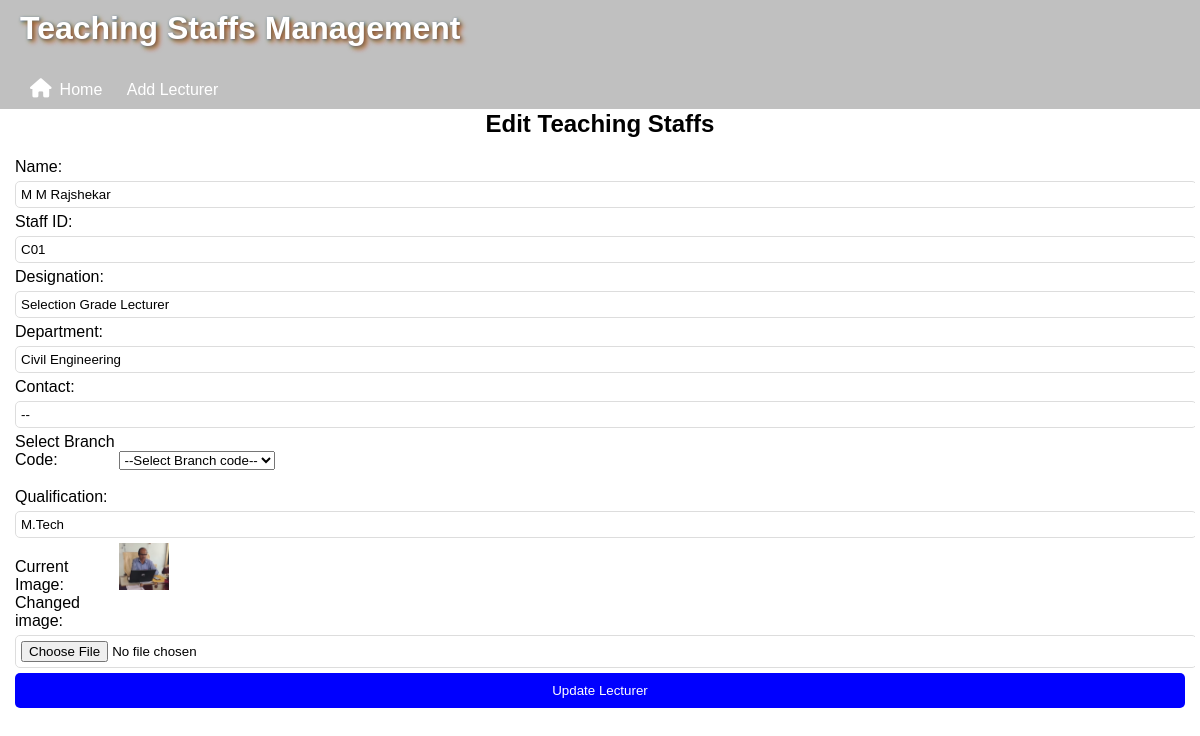
Screenshot of /lecturers/edit/7?query= (signed in) with the database file from the repository.
### models.py (models this page shows)
class Lecturer(db.Model):
    id = db.Column(db.Integer, primary_key=True)
    name = db.Column(db.String(100), nullable=False)
    staff_id = db.Column(db.String(50), unique=True, nullable=False)
    designation = db.Column(db.String(100), nullable=False)
    department = db.Column(db.String(100), nullable=False)
    contact = db.Column(db.String(20), nullable=False)
    branch_code = db.Column(db.String(10), nullable=False)
    qualification = db.Column(db.String(100), nullable=False)
    image = db.Column(db.String(255), nullable=True)

### app.py (the view, shortened to what this page needs)
@app.route("/lecturers/edit/<int:id>", methods=["GET", "POST"])
@login_required
def edit_lecturer(id):
    lecturer = Lecturer.query.get_or_404(id)
    error_message = None  # Store error message if needed
    query = request.args.get('query', '')
    branches = Branch.query.all()
    return render_template("edit_lecturer.html", lecturer=lecturer, branches=branches, query=query)

### app.py (called while the page is built)
@login_manager.user_loader
def load_user(user_id):
    return User.query.get(int(user_id))

### templates/edit_lecturer.html (shortened to what this page needs)
{% extends "lecturer.html" %}
{% block content %}
<h2>Edit Teaching Staffs</h2>
<form method="POST" action="{{ url_for('edit_lecturer', id=lecturer.id, query=request.args.get('query', '')) }}" enctype="multipart/form-data">
    <label>Name:</label>
    <input type="text" name="name" value="{{ lecturer.name }}" required>
    <label>Staff ID:</label>
    <input type="text" name="staff_id" value="{{ lecturer.staff_id }}" required>
    <br>
    <label>Designation:</label>
    <input type="text" name="designation" value="{{ lecturer.designation }}" required>
    <label>Department:</label>
    <input type="text" name="department" value="{{ lecturer.department }}" required>
    <label>Contact:</label>
    <input type="text" name="contact" value="{{ lecturer.contact }}" required>
    <label for="branch_code">Select Branch Code:</label>
    <select id="branch_code" name="branch_code"  required>
        <option value="{{ lecturer.branch_code }}">--Select Branch code--</option>
    </select><br><br>
    <label>Qualification:</label>
    <input type="text" name="qualification" value="{{ lecturer.qualification }}" required>
    <label>Current Image:</label>
    {% if lecturer.image %}
        <img src="{{ url_for('static', filename='lecturer_images/' + lecturer.image) }}" alt="Lecturer Image" width="50"><br>
    {% else %}
        No Image Uploaded<br>
    {% endif %}
    <label>Changed image:</label>
    <input type="file" name="image" accept="image/*"><br>
    <button type="submit">Update Lecturer</button>
</form>
{% endblock %}

### static/styles.css (style rules this page uses)
body { font-family: Arial, sans-serif; margin: 5px; padding: 0; height: 100vh; }
h2 { text-align: center; }
input { width: 100%; padding: 10px; margin: 10px 0; border: 1px solid #ddd; border-radius: 5px; }
form label { display: inline-block; width: 100px; }
form input { margin: 5px 0; padding: 5px; }
button { width: 100%; padding: 10px; background-color: #0000ff; color: white; border: none; border-radius:5px; cursor: pointer; }

### rows the page displays
Lecturer: name "M M Rajshekar", staff_id "C01", designation "Selection Grade Lecturer", department "Civil Engineering", contact "--", qualification "M.Tech", image (picture)
